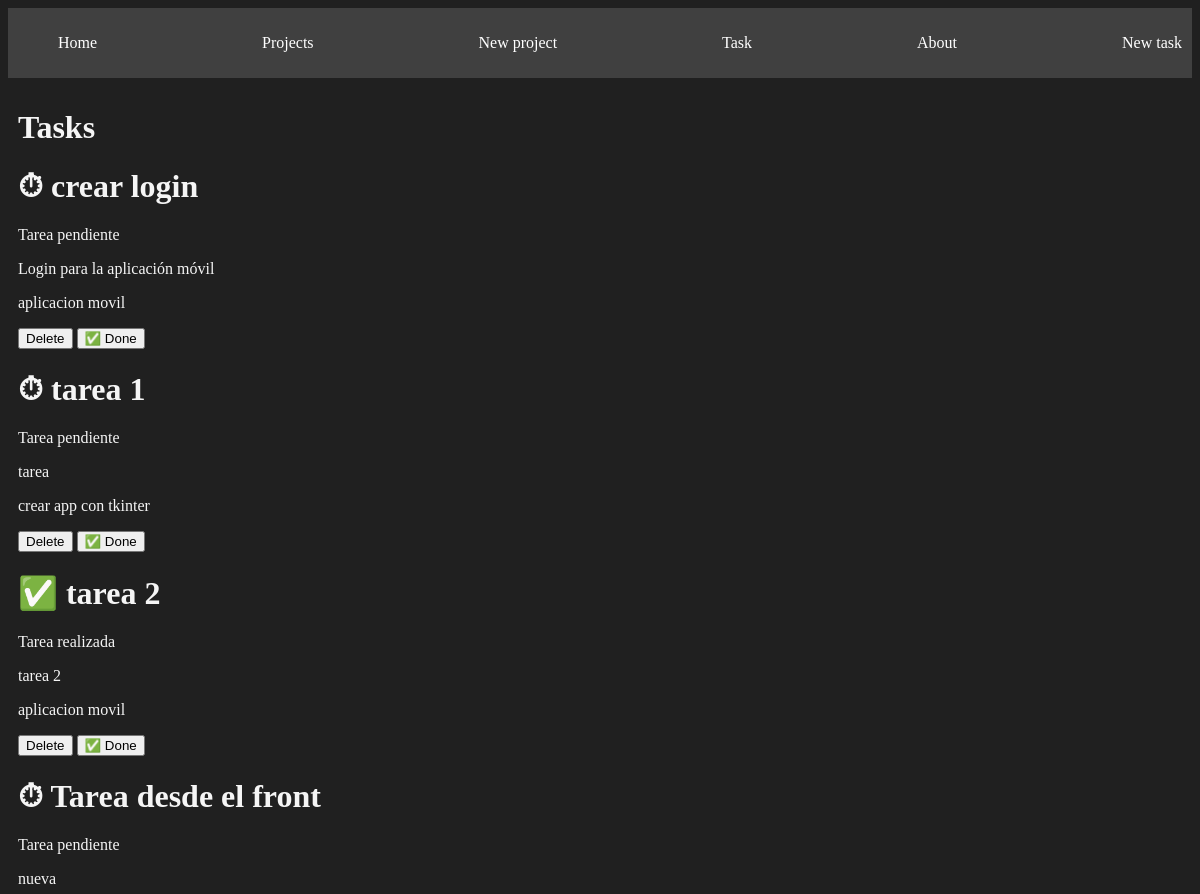
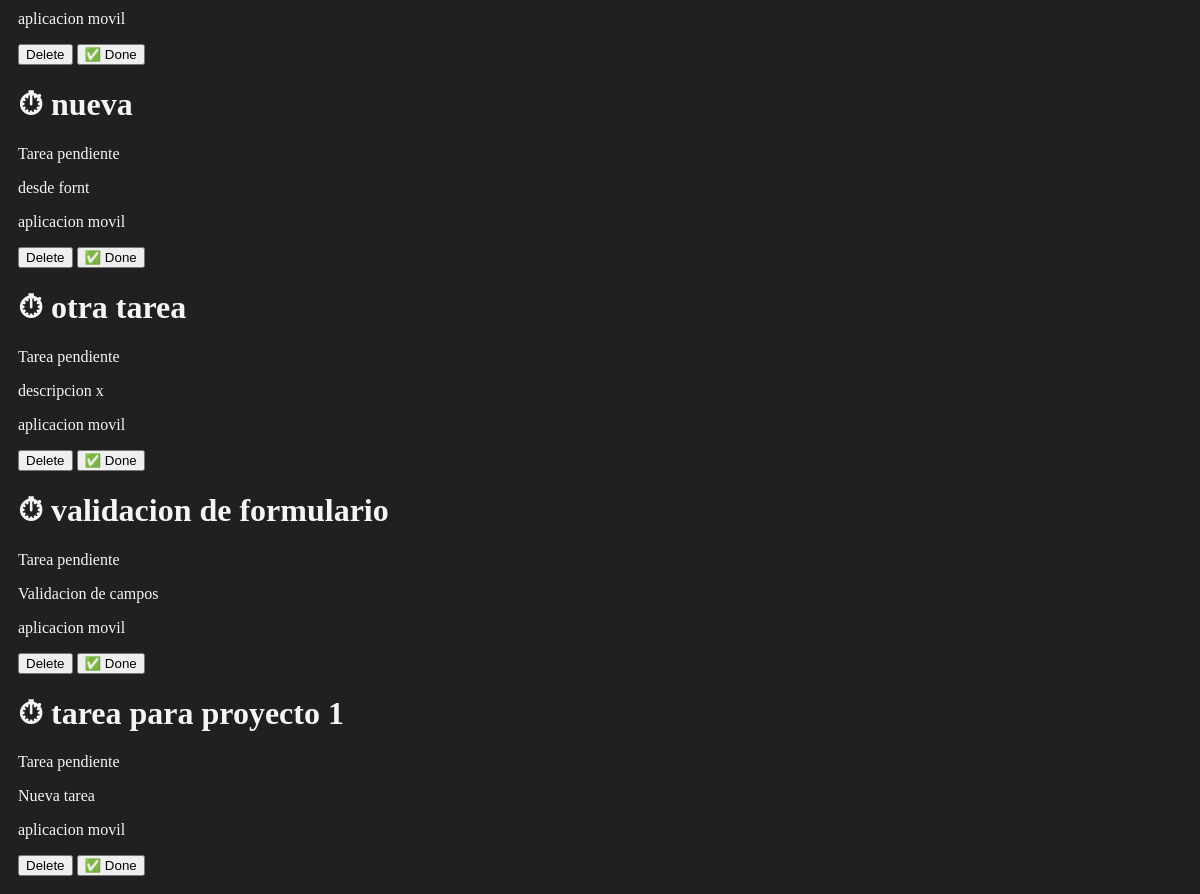
/tasks/, run on the app's committed database (2 pictures, top to bottom).
### login/models.py (models this page shows, shortened)
class Task(models.Model):
    title = models.CharField(max_length=200)
    description = models.TextField()
    project = models.ForeignKey(Project, on_delete = models.CASCADE)
    done = models.BooleanField(default=False)

class Project(models.Model):
    name = models.CharField(max_length=200)
    def __str__(self) -> str:
        return self.name

### login/views.py (the view)
# urls.py: path('tasks/', views.task, name="tasks"),
def task(request):
    tasks = Task.objects.all()
    return render(request,"tasks/tasks.html",{
        'tasks':tasks
    })

### login/templates/tasks/tasks.html
{% extends 'layouts/base.html' %}
{% block content%}
<h1>Tasks</h1>
{% for task in tasks%}
<div>
    <h1>{%if task.done == False%} ⏱ {% else %}✅{% endif %} {{task.title}}</h1>
    {%if task.done == False%}
    <p>Tarea pendiente</p>
    {% else %}
    <p>Tarea realizada</p>
    {% endif %}
    <p>{{task.description}}</p>
    <p>{{task.project}}</p>
    <button>Delete</button>
    <button>✅ Done</button>
</div>
{% endfor%}
{% endblock%}

### login/templates/layouts/base.html (shortened to what this page needs)
{% load static%}
<!DOCTYPE html>
<html lang="en">
<head>
    <link rel="stylesheet" href="{% static '/styles/main.css' %}">
</head>
<body>
    <nav class="navbar container">
        <ul>
            <li>
                <a href="{% url 'index'%}">Home</a>
            </li>
            <li>
                <a href="{% url 'projects'%}">Projects</a>
            </li>
            <li>
                <a href="{% url 'create_project'%}">New project</a>
            </li>
            <li>
                <a href="{% url 'tasks'%}">Task</a>
            </li>
            <li>
                <a href="{% url 'about'%}">About</a>
            </li>
            <li>
                <a href="{% url 'create_task'%}">New task</a>
            </li>
        </ul>
    </nav>
    <main class="container">
        {% block content%}
        {% endblock%}
    </main>
</body>
</html>

### login/static/styles/main.css (style rules this page uses)
body { background: #202020; color: whitesmoke; }
.navbar { background: #404040; color: white; }
.navbar ul { display: flex; justify-content: space-between; }
.navbar ul li { list-style: none; }
.navbar ul li a { color: white; text-decoration: none; }
.container { max-width: 1200px; margin: auto; padding: 10px 10px; }

### data on the page
Task: title "crear login", done "Tarea pendiente", description "Login para la aplicación móvil", project "aplicacion movil"
Task: title "tarea 1", done "Tarea pendiente", description "tarea", project "crear app con tkinter"
Task: title "tarea 2", done "Tarea realizada", description "tarea 2", project "aplicacion movil"
Task: title "Tarea desde el front", done "Tarea pendiente", description "nueva", project "aplicacion movil"
Task: title "nueva", done "Tarea pendiente", description "desde fornt", project "aplicacion movil"
Task: title "otra tarea", done "Tarea pendiente", description "descripcion x", project "aplicacion movil"
Task: title "validacion de formulario", done "Tarea pendiente", description "Validacion de campos", project "aplicacion movil"
Task: title "tarea para proyecto 1", done "Tarea pendiente", description "Nueva tarea", project "aplicacion movil"
